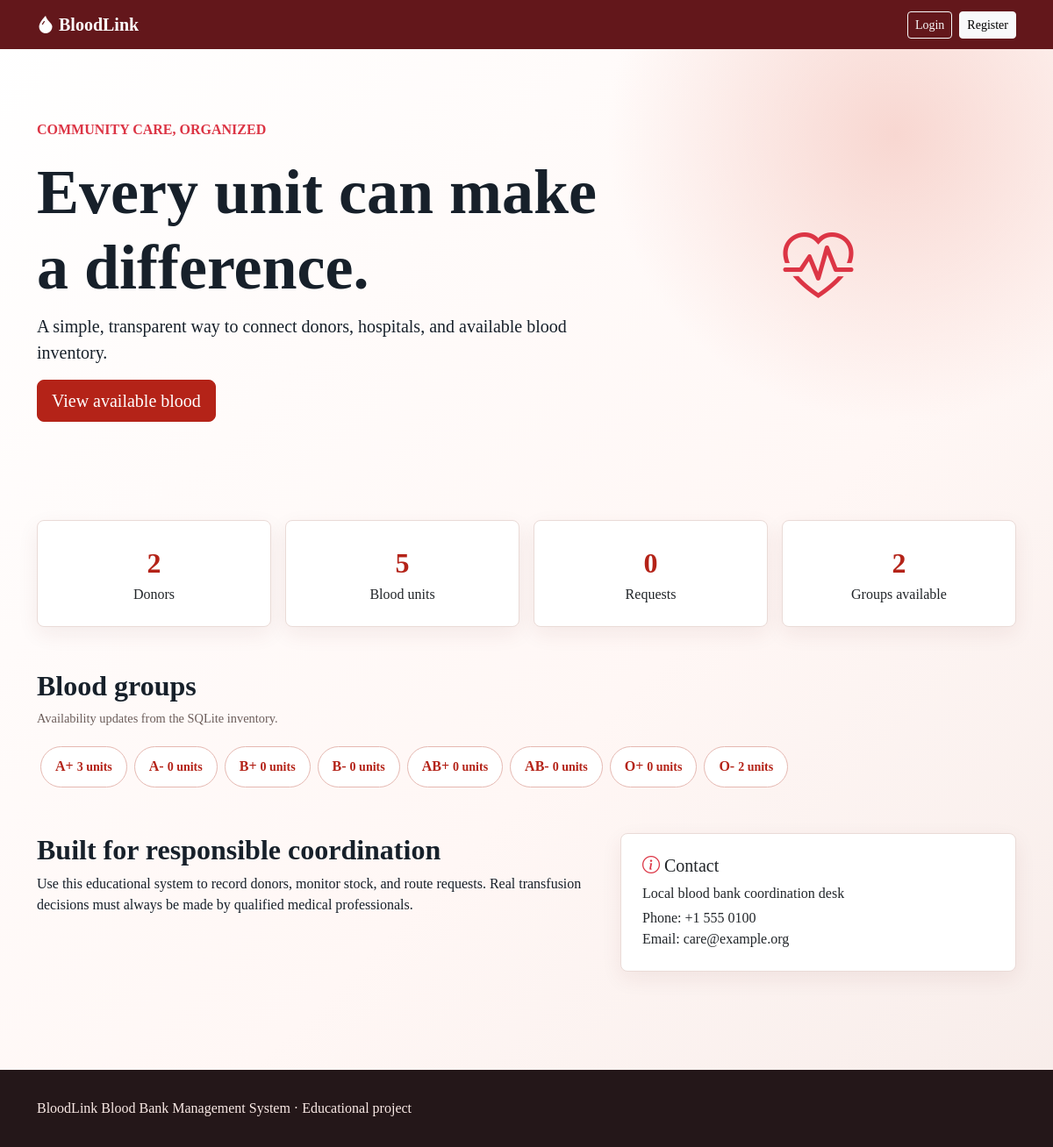
Page / (signed in) on the committed database.
### tables this page shows
CREATE TABLE blood_inventory (
        id INTEGER PRIMARY KEY AUTOINCREMENT, blood_group TEXT NOT NULL UNIQUE,
        units INTEGER NOT NULL DEFAULT 0 CHECK(units >= 0), updated_at TEXT NOT NULL
    );

### app.py (the view)
@app.route("/")
def index():
    db = get_db()
    stats = {
        "donors": db.execute("SELECT COUNT(*) AS value FROM donors").fetchone()["value"],
        "units": db.execute("SELECT COALESCE(SUM(units), 0) AS value FROM blood_inventory").fetchone()["value"],
        "requests": db.execute("SELECT COUNT(*) AS value FROM blood_requests").fetchone()["value"],
        "groups": db.execute("SELECT COUNT(*) AS value FROM blood_inventory WHERE units > 0").fetchone()["value"]
    }
    inventory = db.execute("SELECT * FROM blood_inventory ORDER BY id").fetchall()
    return render_template("index.html", stats=stats, inventory=inventory)

### app.py (called while the page is built)
def get_db():
    if "db" not in g:
        if USE_POSTGRES:
            g.db = PostgresConnection(psycopg.connect(DATABASE_URL, row_factory=dict_row))
        else:
            g.db = sqlite3.connect(DATABASE)
            g.db.row_factory = sqlite3.Row
            g.db.execute("PRAGMA foreign_keys = ON")
    return g.db

def now():
    return datetime.now().strftime("%Y-%m-%d %H:%M")

@app.before_request
def load_user():
    init_database()
    user_id = session.get("user_id")
    g.user = get_db().execute("SELECT * FROM users WHERE id = ?", (user_id,)).fetchone() if user_id else None

@app.context_processor
def template_data():
    return {"blood_groups": BLOOD_GROUPS, "compatibility": COMPATIBILITY}

### templates/index.html
<!doctype html><html lang="en"><head><meta charset="utf-8"><meta name="viewport" content="width=device-width,initial-scale=1"><title>BloodLink | Blood Bank Management</title><link href="https://cdn.jsdelivr.net/npm/bootstrap@5.3.3/dist/css/bootstrap.min.css" rel="stylesheet"><link rel="stylesheet" href="https://cdn.jsdelivr.net/npm/bootstrap-icons@1.11.3/font/bootstrap-icons.min.css"><link rel="stylesheet" href="{{ url_for('static',filename='css/style.css') }}"></head><body><nav class="navbar navbar-expand-lg"><div class="container"><a class="navbar-brand fw-bold" href="{{ url_for('index') }}"><i class="bi bi-droplet-fill"></i> BloodLink</a><div><a class="btn btn-outline-light btn-sm me-2" href="{{ url_for('login') }}">Login</a><a class="btn btn-light btn-sm" href="{{ url_for('register') }}">Register</a></div></div></nav><header class="hero"><div class="container"><div class="row align-items-center"><div class="col-lg-7"><p class="text-danger fw-bold">COMMUNITY CARE, ORGANIZED</p><h1>Every unit can make a difference.</h1><p class="lead">A simple, transparent way to connect donors, hospitals, and available blood inventory.</p><a href="{{ url_for('inventory') if g.user else url_for('register') }}" class="btn btn-primary btn-lg">View available blood</a></div><div class="col-lg-5 text-center display-1 text-danger"><i class="bi bi-heart-pulse"></i></div></div></div></header><main class="container py-5"><div class="row g-3 mb-5">{% for label,key in [('Donors','donors'),('Blood units','units'),('Requests','requests'),('Groups available','groups')] %}<div class="col-6 col-lg-3"><div class="card p-4 text-center"><div class="stat">{{ stats[key] }}</div><div>{{ label }}</div></div></div>{% endfor %}</div><h2 class="section-title">Blood groups</h2><p class="small-muted">Availability updates from the SQLite inventory.</p><div class="mb-5">{% for item in inventory %}<span class="blood-chip">{{ item.blood_group }} <small>{{ item.units }} units</small></span>{% endfor %}</div><div class="row"><div class="col-md-7"><h2 class="section-title">Built for responsible coordination</h2><p>Use this educational system to record donors, monitor stock, and route requests. Real transfusion decisions must always be made by qualified medical professionals.</p></div><div class="col-md-5"><div class="card p-4"><h5><i class="bi bi-info-circle text-danger"></i> Contact</h5><p class="mb-1">Local blood bank coordination desk</p><p class="mb-0">Phone: +1 555 0100<br>Email: care@example.org</p></div></div></div></main><footer class="footer"><div class="container">BloodLink Blood Bank Management System · Educational project</div></footer></body></html>

### static/css/style.css (style rules this page uses)
:root { --red:#b42318;--ink:#17202a;--soft:#fff7f5;--line:#eadbd7 }
body { font-family:Georgia,serif;color:var(--ink);background:linear-gradient(135deg,#fff 0%,#fff7f5 60%,#f7ece9 100%);min-height:100vh }
.navbar { background:#63171b }
.navbar-brand,.nav-link { color:#fff!important }
.hero { padding:5rem 0 4rem;background:radial-gradient(circle at 85% 20%,#f8d7d1,transparent 30%) }
.hero h1 { font-size:clamp(2.5rem,6vw,5rem);font-weight:700 }
.btn-primary { background:var(--red);border-color:var(--red) }
.card { border:1px solid var(--line);border-radius:8px;box-shadow:0 8px 24px #63171b12 }
.stat { font-size:2rem;font-weight:bold;color:var(--red) }
.blood-chip { display:inline-block;padding:.65rem 1rem;margin:.25rem;background:#fff;border:1px solid #e5b8b1;border-radius:999px;color:var(--red);font-weight:bold }
.section-title { font-weight:bold }
.footer { background:#241719;color:#f9e9e5;padding:2rem 0;margin-top:4rem }
.small-muted { color:#6c5d5a;font-size:.9rem }

### rows in the picture
blood_inventory: blood_group "A+", units "3"
blood_inventory: blood_group "A-", units "0"
blood_inventory: blood_group "B+", units "0"
blood_inventory: blood_group "B-", units "0"
blood_inventory: blood_group "AB+", units "0"
blood_inventory: blood_group "AB-", units "0"
blood_inventory: blood_group "O+", units "0"
blood_inventory: blood_group "O-", units "2"

### other values in the picture
{{ stats[key] }} "2" "5" "0" "2"
{{ label }} "Donors" "Blood units" "Requests" "Groups available"
